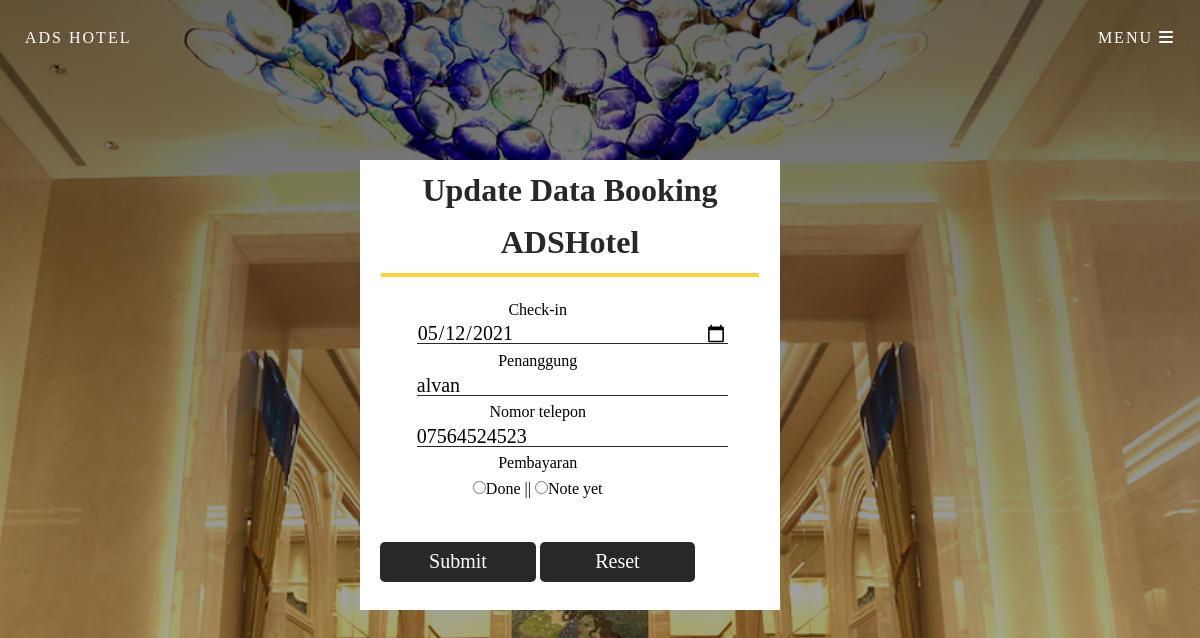
/update.php?id=18, run on the app's committed database.
### tables this page shows
CREATE TABLE `booking` (
  `id` int(20) NOT NULL,
  `check_in` varchar(20) NOT NULL,
  `time` varchar(20) NOT NULL,
  `penanggung` varchar(20) NOT NULL,
  `no_telepon` varchar(20) NOT NULL,
  `kategori` varchar(20) NOT NULL,
  `kategories_room` varchar(20) NOT NULL,
  `total` varchar(20) NOT NULL,
  `pembayaran` varchar(10) NOT NULL
);

### update.php (the view, shortened to what this page needs)
<!DOCTYPE html>
<html>
<head>
<link rel="stylesheet" type="text/css" href="style.css">
</head>
<body>
<header class = "header" id = "header" style="min-height: 130vh;">
        <div class = "head-top">
            <div class = "site-name">
                <span>ADS HOTEL</span>
            </div>
            <div class = "site-nav">
                <span id = "nav-btn">MENU <i class = "fas fa-bars"></i></span>
            </div>
        </div>
       </header>
<center>
  <?php
  require "conn.php";
  $id = $_GET['id'];
  $data = mysqli_query($koneksi, "SELECT * FROM booking WHERE id=$id");
  while ($d = mysqli_fetch_array($data)) {
  ?>
    <div id="backlogin">
      <h1>Update Data Booking ADSHotel</h1>
      <hr>
      <form  action="" method="post">
        <tr>Check-in</tr>
        <input type="date" class="inputa" name="check" value="<?php echo $d['check_in'] ?>" autocomplete="off">
        <br>
        <tr>Penanggung</tr>
        <input type="text" class="inputa" name="pen" value="<?php echo $d['penanggung'] ?>" autocomplete="off" ><br>
        <tr>Nomor telepon</tr>
        <input type="text" class="inputa" name="no" value="<?php echo $d['no_telepon'] ?>" autocomplete="off" ><br>
        <tr>Pembayaran</tr>
        <br>
        <td><input type="radio" name="pem" value="Done">Done</td> ||
        <td><input type="radio" name="pem" value="Note yet">Note yet</td>
        <br>
        <input type="submit" class="wed"name="submit" value="Submit"> <input type="reset" class="wed" name="" value="Reset">
     </form>
    </div>
  <?php
  }
  ?>
  </center>
</body>
</html>

### style.css (style rules this page uses)
:root { --transition: all 0.7s ease; --yellow: #c; --dark: #292826; }
* { box-sizing: border-box; padding: 0; margin: 0; font-family: 'Playfair Display', serif; }
html { scroll-behavior: smooth; }
body { line-height: 1.6; }
h1, h2, h3, h4, h5, h6 { padding: 8px 0; }
.header { background: linear-gradient(rgba(0, 0, 0, 0.6), rgba(0, 0, 0, 0.2)), url("image/Lobby-Raffles-Hotel-012.jpg") center/cover no-repeat; color: #fff; padding: 25px; display: flex; flex-direction: column; align-content: stretch; }
.head-top { display: flex; justify-content: space-between; align-items: center; }
.head-top span { cursor: pointer; letter-spacing: 2px; transition: var(--transition); }

### update.php (style rules this page uses)
body { background-repeat: no-repeat; background-size: cover; }
#backlogin { position: absolute; top:1%; background:white; left: 30%; width: 35%; height: 450px; color: black; margin-top: 150px; }
#backlogin form { margin-top: 15px; float: left; padding: 5px; }
#backlogin .inputa { position: relative; left: 10%; width: 90%; margin-top: 1px; height: 20px; border: 0px; border-bottom: 1px solid #292826; font-size: 20px; font-family: OpenSans-Light; background: transparent; }
#backlogin .wed { margin-top: 40px; width: 45%; height: 40px; background:#292826;; border: none; color: white; font-family: product sans; font-size: 20px; border-radius: 5px; }
#backlogin h1 { text-align: center; padding: 5px; color: #292826; font-family: Product Sans; }
#backlogin hr { width: 90%; height: 4px; border: none; background: #f9d342;; }

### data on the page
booking: check "05/12/2021", pen "alvan", no "07564524523"
